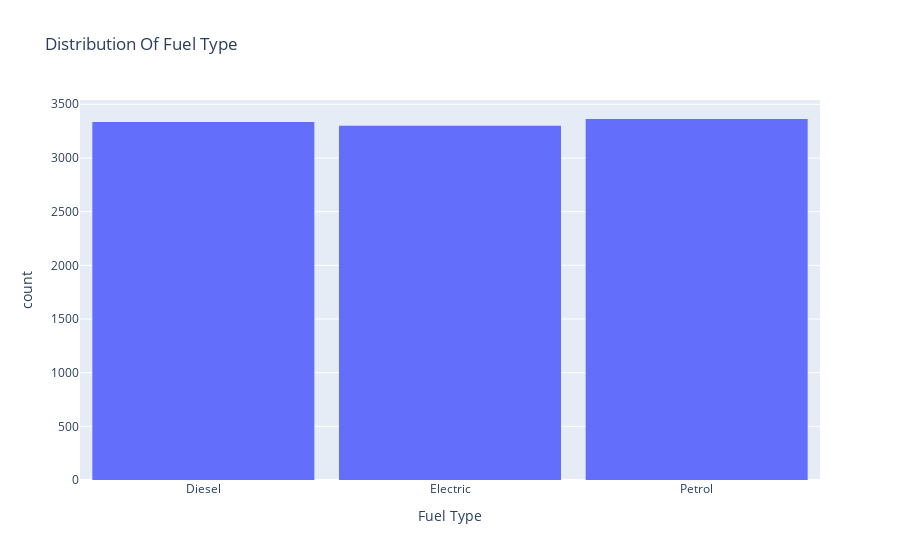

Source (notebook cell):
### Markdown cell above
### i.) Fuel Type

### Code cell
fig = px.histogram(
    car_df,
    x='Fuel Type',
    title='Distribution Of Fuel Type'
)
fig.update_layout(bargap=0.1)

### Figure 1 — Plotly figure (JSON) as saved in the notebook; plotly's stock layout.template omitted (floating-point values rounded to 4 significant figures; data arrays with more than 128 entries replaced by an {"elided": "..."} marker saying what was removed)
{"data": [{"bingroup": "x", "hovertemplate": "Fuel Type=%{x}<br>count=%{y}<extra></extra>", "legendgroup": "", "marker": {"color": "#636efa", "pattern": {"shape": ""}}, "name": "", "orientation": "v", "showlegend": false, "type": "histogram", "x": {"elided": "10000 str values"}, "xaxis": "x", "yaxis": "y"}], "layout": {"bargap": 0.1, "barmode": "relative", "legend": {"tracegroupgap": 0}, "title": {"text": "Distribution Of Fuel Type"}, "xaxis": {"anchor": "y", "domain": [0, 1], "title": {"text": "Fuel Type"}}, "yaxis": {"anchor": "x", "domain": [0, 1], "title": {"text": "count"}}}}
